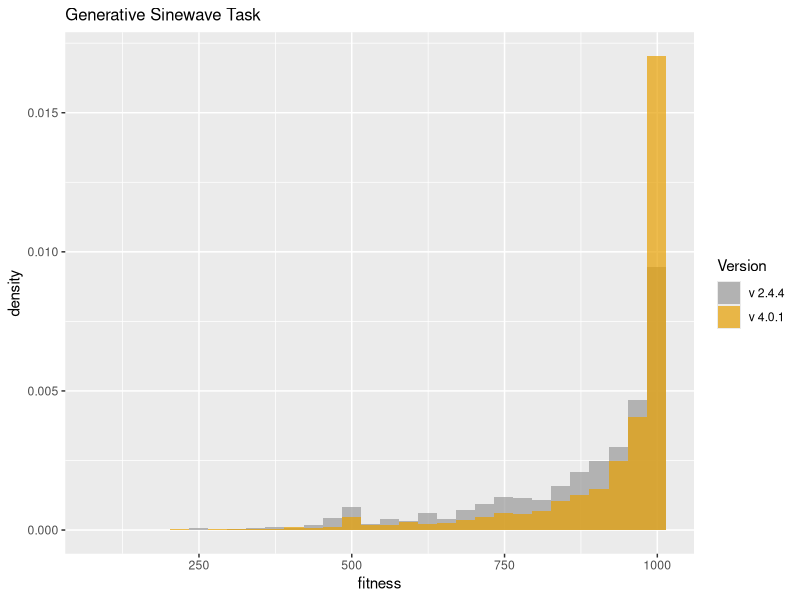
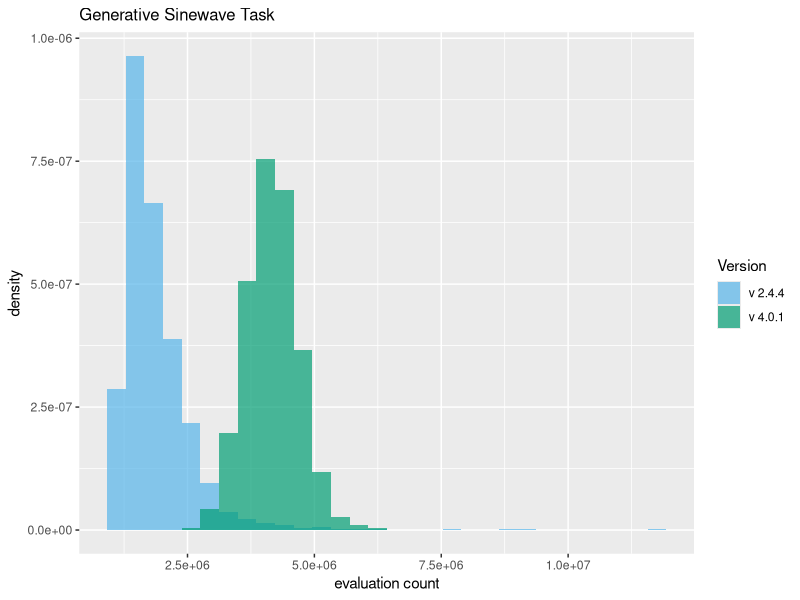
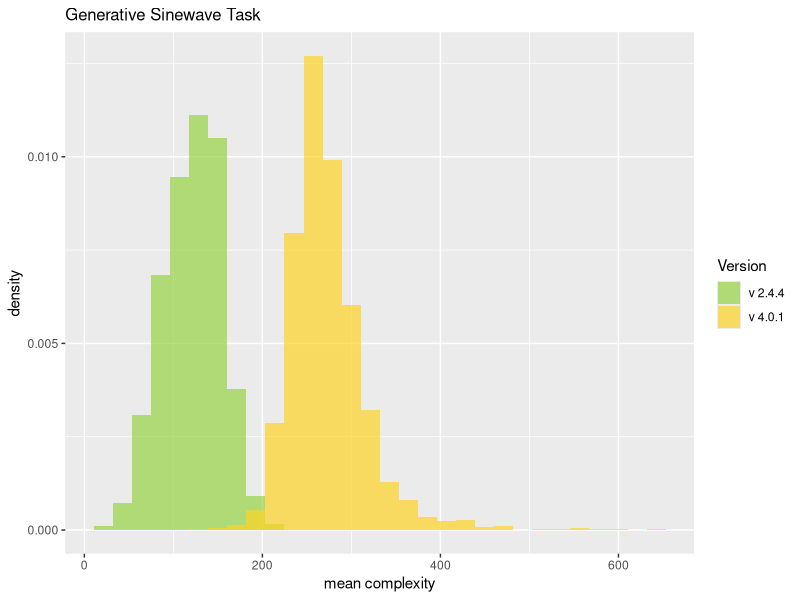

The R script that drew these images, in order:
library("ggplot2")
setwd("D:/home/websites/sharpneat-web/public/releases/sharpneat-4-0-0")

# A colourblind friendly palette.
cbPalette <- c("#999999", "#E69F00", "#56B4E9", "#009E73", "#F0E442", "#0072B2", "#D55E00", "#CC79A7")
cbPaletteB <- c("#56B4E9", "#009E73", "#F0E442", "#0072B2", "#D55E00", "#CC79A7", "#999999", "#E69F00")
cbPaletteC <- c("#97d343", "#fed325")

# Load two data frames
dat1 <- read.table("sinewave-samples-v2-4-4.csv", sep=",", head=TRUE)
dat2 <- read.table("sinewave-samples-v4-0-1.csv", sep=",", head=TRUE)

# Combine the two dataframes into one.
# First create a new column in each.
dat1$ver <- 'v244'
dat2$ver <- 'v401'

# and combine into a new data frame.
dat <- rbind(dat1, dat2)

# Plot two overlaid histograms, one for each of the two dataframes
p4 = ggplot(dat, aes(bestfitness, fill = ver )) + 
   geom_histogram(alpha = 0.7, aes(y = ..density..), position = 'identity') +
   scale_fill_manual(values=cbPalette, name='Version', labels=c('v 2.4.4','v 4.0.1')) +
   labs(x='fitness') + 
   ggtitle("Generative Sinewave Task") +
   theme(plot.title = element_text(size = 12))

ggsave(filename="sinewave-bestfitness-v244-v401-hist.png", plot=p4, height=4, width=8, units="in", dpi=100)

# Eval count.
p2 = ggplot(dat, aes(evalcount, fill = ver )) + 
   geom_histogram(alpha = 0.7, aes(y = ..density..), position = 'identity') +
   scale_fill_manual(values=cbPaletteB, name='Version', labels=c('v 2.4.4','v 4.0.1')) +
   labs(x='evaluation count') + 
   ggtitle("Generative Sinewave Task") +
   theme(plot.title = element_text(size = 12))

ggsave(filename="sinewave-evalcount-v244-v401-hist.png", plot=p2, height=4, width=8, units="in", dpi=100)

# Mean complexity.
p2 = ggplot(dat, aes(meancomplexity, fill = ver )) + 
   geom_histogram(alpha = 0.7, aes(y = ..density..), position = 'identity') +
   scale_fill_manual(values=cbPaletteC, name='Version', labels=c('v 2.4.4','v 4.0.1')) +
   labs(x='mean complexity') + 
   ggtitle("Generative Sinewave Task") +
   theme(plot.title = element_text(size = 12))

ggsave(filename="sinewave-meancomplexity-v244-v401-hist.png", plot=p2, height=4, width=8, units="in", dpi=100)


